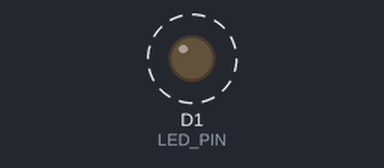
The sketch below on a simulated ESP8266 (NodeMCU). Shown: output pins drawn as LEDs (lit = HIGH). Dashed ring = blinking.

Above: at 0.5 s.
Timing chart, 0 to 4.6 s (numbered marks = the images above):
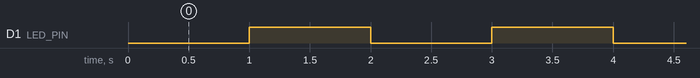

The sketch:

IOT-DAY1.ino
```cpp
#define LED_PIN D1


unsigned long prevMillis = 0;
const long interval = 1000;
bool ledState = false;

void setup() {
  pinMode(LED_PIN, OUTPUT);
}

void loop() {
  unsigned long currentMillis = millis();
  if (currentMillis - prevMillis >= interval) {
    prevMillis = currentMillis;
    ledState = !ledState;
    digitalWrite(LED_PIN, ledState);
  }
}
```

Measured:
- by itself, D1 (LED_PIN): alternates HIGH for 1.0 s and LOW for 1.0 s
